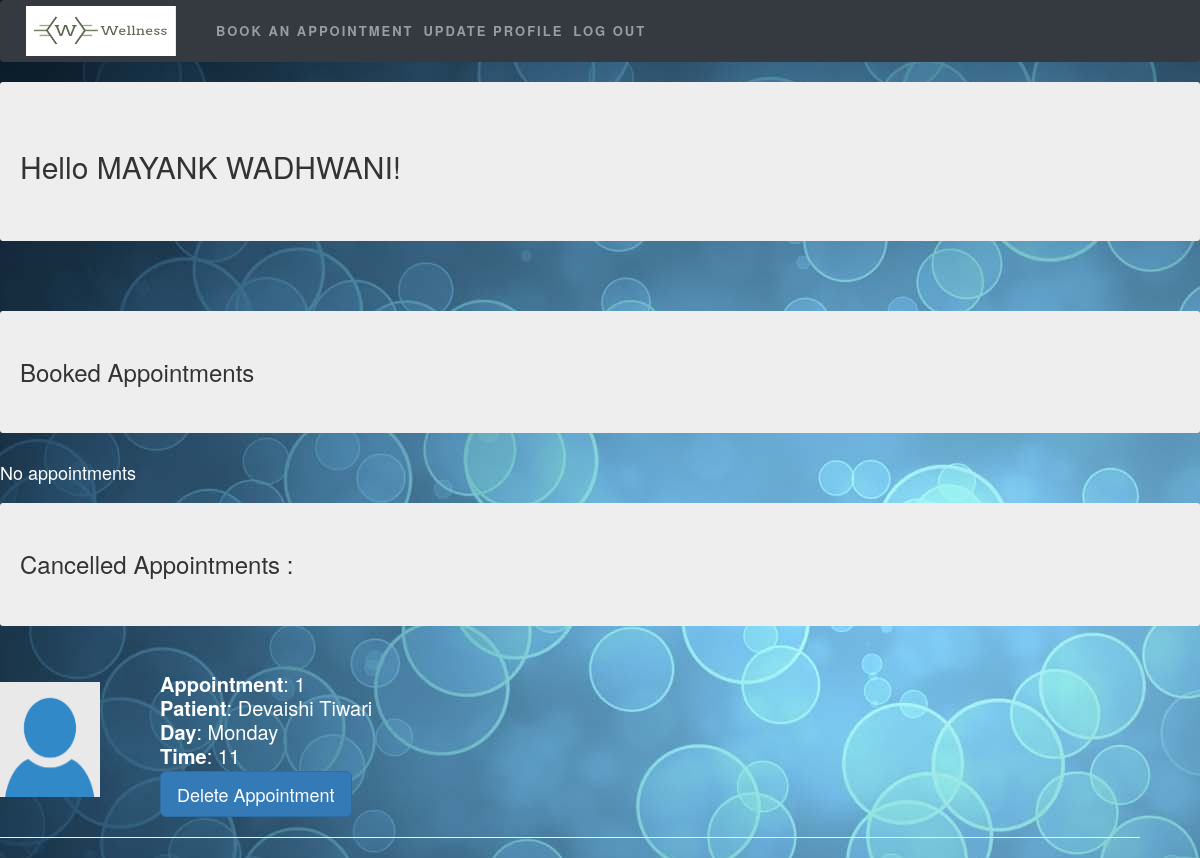
The page /user/dashboard (signed in) on the database its author committed.
### appointments/models.py (models this page shows, shortened)
class Patient (models.Model):
    user = models.OneToOneField(CustomUser, on_delete=models.CASCADE , null=True)
    profile_pic = models.ImageField(upload_to='patient/', default = 'dp.png')
    name = models.CharField(max_length = 200 , blank = False)
    age = models.IntegerField(default = 18)
    sex = models.CharField(max_length = 100 , choices = sex )
    blood_group = models.CharField(max_length=10,  choices = blood_group )
    contact_no  = models.IntegerField()
    email_id = models.CharField(max_length=50)

class Appointment(models.Model):
    doctor = models.ForeignKey(Doctor , on_delete=models.CASCADE , null=True)
    patient = models.ForeignKey(Patient , on_delete=models.CASCADE , null=True)
    day = models.CharField(max_length = 100 ,choices = days , default='monday')
    time = models.IntegerField( blank = False)
    cancelled = models.BooleanField( default = False)

class Doctor(models.Model):
    user = models.OneToOneField(CustomUser, on_delete=models.CASCADE, null=True)
    name = models.CharField(max_length = 200 , blank = False)
    age = models.IntegerField(default = 18)
    profile_pic = models.ImageField(upload_to='doctor/', default = 'dp.png')
    sex = models.CharField(max_length = 100 , choices = sex )
    specialization = models.CharField(max_length=100, blank = True)
    qualifications = models.CharField(max_length=100 , blank = True)
    yearsOfExperience = models.IntegerField(default = 0)
    contact_no  = models.IntegerField()
    email_id = models.CharField(max_length=50)

### appointments/views.py (the view, shortened to what this page needs)
# urls.py: path('dashboard', views.dashboard , name='dashboard'),
@login_required
def dashboard(request):
    if request.user.person=='patient':
        patient = models.Patient.objects.filter(user=request.user)
        if not patient :
            form = forms.UpdatePatientDetail()
            if request.method=='POST' :
                form = forms.UpdatePatientDetail(request.POST)
                if form.is_valid():
                    detail = form.save(commit=False)
                    detail.user = request.user
                    detail.save()
                return redirect('appointments:dashboard')
            else :
                return render(request,'appointments/UpdatePatientDetail.html', {'form':form , 'patient':request.user.username} )
        else:
            patient = models.Patient.objects.get(user=request.user)
            apps = models.Appointment.objects.filter(patient=patient)
            apps_new = apps.filter(cancelled=False)
            cancelled = apps.filter(cancelled=True)
            return render(request,'appointments/PatientDashboard.html',{'user':request.user , 'patient':patient, 'apps':apps_new , 'cancelled':cancelled })

### appointments/templates/appointments/PatientDashboard.html (shortened to what this page needs)
{% extends "base_generic.html" %}
{% load static %}
{% block css %}
<link rel="stylesheet" href="https://maxcdn.bootstrapcdn.com/bootstrap/3.3.7/css/bootstrap.min.css">
<link href="{% static 'appointments/css/dashboard.css' %}" rel="stylesheet" type="text/css" />
{% endblock %}
{% block content %}
<nav class="navbar navbar-expand-sm bg-dark navbar-dark">
  <a class="navbar-brand" href="#" style="padding-top:0px;">
    <img src="{% static 'images/nll.jpg' %}" width="150" height="50" alt="Wellness">
  </a>
  <ul class="navbar-nav">
    <li class="nav-item">
      <a class="nav-link" href="{% url 'appointments:BookAppointment' %}">Book an appointment</a>
    </li>
    <li class="nav-item">
      <a class="nav-link" href="{% url 'appointments:UpdateProfile' patient.id %}">Update Profile</a>
    </li>
    <li class="nav-item" style="float:right;">
      <a class="nav-link" href="{% url 'account_logout' %}">Log Out</a>
    </li>
  </ul>
</nav>
  <div class="jumbotron">
    <h2>Hello {{ patient.name }}!</h1>
  </div>
  <br>
  <h3 class="jumbotron">Booked Appointments</h1>
    {% if apps %}
    <ol class="display-4">
      <li>
        {% for app in apps %}
            <div class="left-pad">
                <img class="img" src="/media/{{app.doctor.profile_pic}}" height=130px width=150px>
                <div class="data"><b>Appointment</b>: {{forloop.counter}}</div>
                <div class="data"><b>Doctor</b>: {{ app.doctor.name }}</div>
                <div class="data"><b>Day</b>: {{ app.day }}</div>
                <div class="data"><b>Time</b>: {{ app.time }}</div>
                <!-- <form action="#">
                    <input type="submit" value="Cancel Appointment">
                </form> -->
                <a href="{% url 'appointments:cancelAppointment' app.id %}"><button type="button" class="btn btn-primary btn-lg">Cancel Appointment</button></a>
                <hr align="left" width=95%>
            </div>
        {% endfor %}
      </li>
    </ol>
    {% else %}
    <h4 style="color : white">No appointments</h1>
    {% endif %}
  <h3 class="jumbotron">Cancelled Appointments : </h1>
  {% if cancelled %}
  <ol class="display-4">
    <li>
      {% for app in cancelled %}
      <div class="left-pad">
          <img class="img" src="/media/{{app.doctor.profile_pic}}" height=130px width=150px>
          <div class="data"><b>Appointment</b>: {{forloop.counter}}</div>
          <div class="data"><b>Patient</b>: {{ app.doctor.name }}</div>
          <div class="data"><b>Day</b>: {{ app.day }}</div>
          <div class="data"><b>Time</b>: {{ app.time }}</div>
          <a href="{% url 'appointments:deleteAppointment' app.id %}"><button type="button" class="btn btn-primary btn-lg">Delete Appointment</button></a>
          <hr align="left" width=95%>
      </div>
      {% endfor %}
    </li>
  </ol>
  {% else %}
  <h4 class="ml-4" style="color : white">Hurray!! No appointments to delete</h1>
  {% endif %}
{% endblock %}

### appointments/static/appointments/css/style.css (style rules this page uses)
body { padding: 0; margin: 0; background: #FFF; font-family: 'Quicksand', sans-serif; }
body a, body button { transition: 0.5s all; -webkit-transition: 0.5s all; -moz-transition: 0.5s all; -o-transition: 0.5s all; -ms-transition: 0.5s all; text-decoration: none; }
html { scroll-behavior: smooth; }
h1, h2, h3, h4, h5, h6 { margin: 0; padding: 0; font-family: 'Mukta', sans-serif; }
ul, ol { margin: 0; padding: 0; }
nav { margin: 0; padding: 0; }
nav:after { content: ""; display: table; clear: both; }
nav ul { float: right; padding: 0; margin: 0; list-style: none; position: relative; }
nav ul li { margin: 0px; display: inline-block; float: left; }
nav a { padding: 0; color: #fff; font-size: 13px; letter-spacing: 2px; font-weight: 700; text-transform: uppercase; display: inline-block; transition: 0.5s all; -webkit-transition: 0.5s all; -moz-transition: 0.5s all; -o-transition: 0.5s all; -ms-transition: 0.5s all; }
li>a:only-child:after { content: ''; }

### appointments/static/appointments/css/dashboard.css (style rules this page uses)
body { background-image: url('../../images/bg.jpg') ; }
.data { color: white ; font-size: 20px ; }
.img { float: left; padding-right: 50px ; padding-top: 10px ; padding-bottom: 5px ; }
.left-pad { padding-left: 50px ; }

### appointments/templates/appointments/PatientDashboard.html (style rules this page uses)
img { margin-right: 10px; }
.left-pad { padding-left: 0px; }

### rows shown on the page
Patient: name "MAYANK WADHWANI"
Appointment: doctor.profile_pic (picture), doctor.name "Devaishi Tiwari", day "Monday", time "11"
